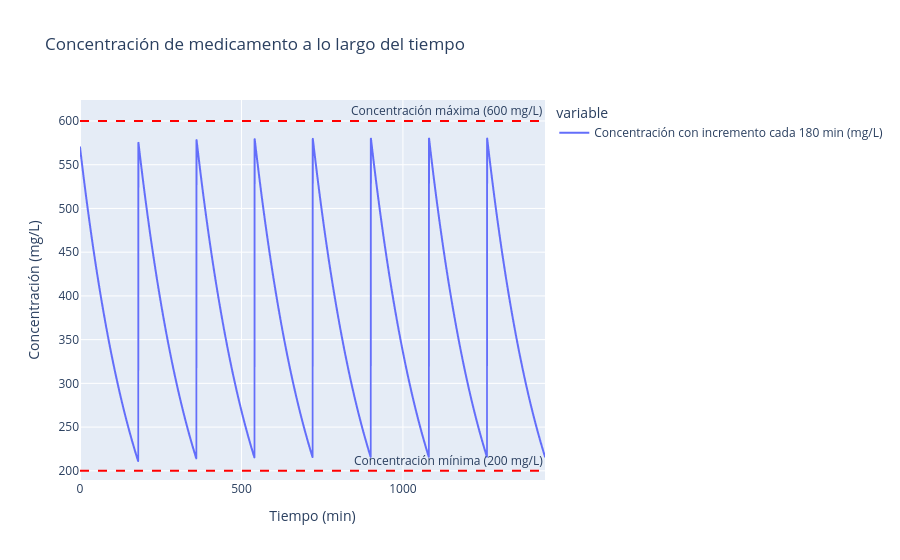

This figure's notebook cell:
### Markdown cell above
## SIMULACIÓN B (PROPUESTA)

### Code cell
CONCENTRATION = 365
INITIAL_CONCENTRATION = 570
TIME_BETWEEN_DOSES = 60 * 3 # cada 3 horas
simulate(INITIAL_CONCENTRATION, CONCENTRATION, TIME_BETWEEN_DOSES)

### Figure 1 — Plotly figure (JSON) as saved in the notebook; plotly's stock layout.template omitted (floating-point values rounded to 4 significant figures; data arrays with more than 128 entries replaced by an {"elided": "..."} marker saying what was removed)
{"data": [{"hovertemplate": "variable=Concentración con incremento cada 180 min (mg/L)<br>index=%{x}<br>value=%{y}<extra></extra>", "legendgroup": "Concentración con incremento cada 180 min (mg/L)", "line": {"color": "#636efa", "dash": "solid"}, "marker": {"symbol": "circle"}, "mode": "lines", "name": "Concentración con incremento cada 180 min (mg/L)", "showlegend": true, "type": "scattergl", "x": {"elided": "1441 int values"}, "xaxis": "x", "y": {"elided": "1441 float values"}, "yaxis": "y"}], "layout": {"annotations": [{"showarrow": false, "text": "Concentración mínima (200 mg/L)", "x": 1, "xanchor": "right", "xref": "x domain", "y": 200, "yanchor": "bottom", "yref": "y"}, {"showarrow": false, "text": "Concentración máxima (600 mg/L)", "x": 1, "xanchor": "right", "xref": "x domain", "y": 600, "yanchor": "bottom", "yref": "y"}], "legend": {"title": {"text": "variable"}, "tracegroupgap": 0}, "shapes": [{"line": {"color": "red", "dash": "dash"}, "type": "line", "x0": 0, "x1": 1, "xref": "x domain", "y0": 200, "y1": 200, "yref": "y"}, {"line": {"color": "red", "dash": "dash"}, "type": "line", "x0": 0, "x1": 1, "xref": "x domain", "y0": 600, "y1": 600, "yref": "y"}], "title": {"text": "Concentración de medicamento a lo largo del tiempo"}, "xaxis": {"anchor": "y", "domain": [0, 1], "title": {"text": "Tiempo (min)"}}, "yaxis": {"anchor": "x", "domain": [0, 1], "title": {"text": "Concentración (mg/L)"}}}}
